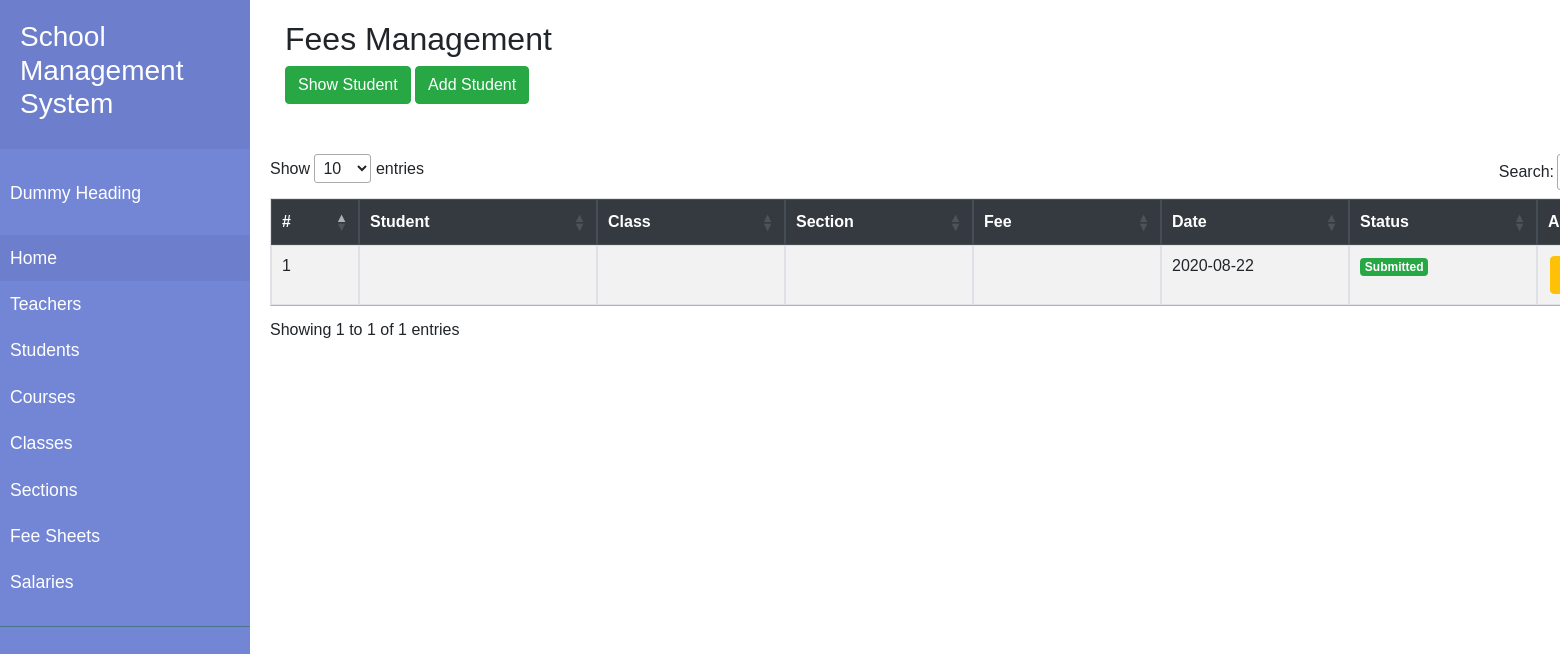
Before: /School/admin/index.php/manage_fee_sheets with the older database file.
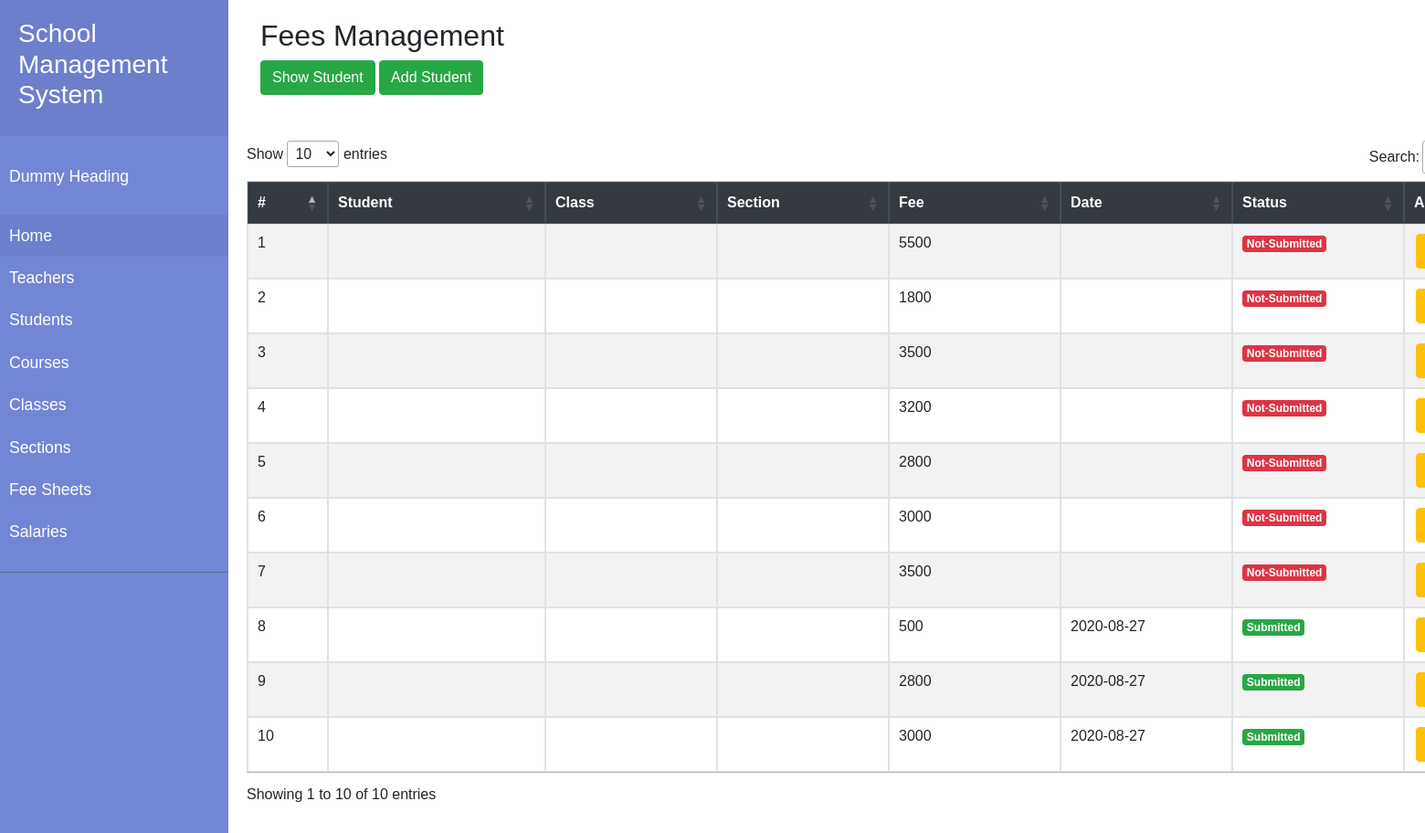
After: the same page with the newer database file.
### tables this page shows
CREATE TABLE `fee_sheets` (
  `fees_id` int(11) NOT NULL,
  `fees_student_id` int(11) NOT NULL,
  `fees_student_class_id` int(11) NOT NULL,
  `fees_student_class_section_id` int(11) NOT NULL,
  `fees_submitted_amount` float NOT NULL,
  `fees_submitted_date` date DEFAULT NULL,
  `fees_is_active` tinyint(1) NOT NULL DEFAULT 1 COMMENT '1=Active, 0=Inactive',
  `fees_is_submitted` tinyint(1) NOT NULL,
  `created` datetime NOT NULL DEFAULT current_timestamp()
);

### School/admin/application/controllers/Manage_Fee_Sheets.php (called while the page is built, shortened)
<?php
class Manage_Fee_Sheets extends CI_Controller
{
    function __construct()
    {
        $this->load->model('Fee_Sheet_model');
        $this->load->model('Student_model');
        $this->load->model('Class_model');
        $this->load->model('Section_model');
        $this->load->helper('form');
        $this->load->library('form_validation');
    }
    public function index()
    {
        $data['students'] = $this->Student_model->getSectionNames();
        $data['fee_sheets'] = $this->Fee_Sheet_model->getRows();
        $data['title'] = 'Submit Fee';
        $this->load->view('templates/header');
        $this->load->view('manage_fee_sheets/index', $data);
        $this->load->view('templates/footer');
    }
}

### School/admin/index.php (called while the page is built, shortened)
<?php
require_once BASEPATH.'core/CodeIgniter.php';

### School/admin/application/models/Fee_Sheet_model.php (called while the page is built, shortened)
<?php if (!defined('BASEPATH')) exit('No direct script access allowed');
class Fee_Sheet_model extends CI_Model
{
    function __construct()
    {
        $this->table = 'fee_sheets';
    }
    public function getRows($params = array())
    {
        $this->db->select('*');
        $this->db->from($this->table);
        $this->db->where("fees_is_active","1");
        if (array_key_exists("returnType", $params) && $params['returnType'] == 'count') {
            $result = $this->db->count_all_results();
        } else {
            if (array_key_exists("id", $params)) {
                $this->db->where('fees_id', $params['id']);
                $query = $this->db->get();
                $result = $query->row_array();
            } else {
                $this->db->order_by('created', 'desc');
                $query = $this->db->get();
                $result = ($query->num_rows() > 0) ? $query->result_array() : FALSE;
            }
        }
        return $result;
    }
}

### School/admin/application/views/manage_fee_sheets/index.php (the view, shortened to what this page needs)
<div class="container">
    <h2>Fees Management</h2>
    <div class="row">
        <div class="col-md-12 head">
            <div class="float-center mb-5">
                <a href="<?php echo base_url('Manage_Fee_Sheets/showStudents'); ?>" class="btn btn-success" style="margin-bottom: 2px;"><i class="plus"></i> Show Student</a>
                <a href="<?php echo base_url('Manage_Fee_Sheets/add'); ?>" class="btn btn-success" style="margin-bottom: 2px;"><i class="plus"></i> Add Student</a>
            </div>
        </div>
        <table id="table_id" class="table table-striped table-bordered" width="100%">
            <thead class="thead-dark">
                <tr>
                    <th style="min-width: 50px;">#</th>
                    <th style="min-width: 200px;">Student</th>
                    <th style="min-width: 150px;">Class</th>
                    <th style="min-width: 150px;">Section</th>
                    <th style="min-width: 150px;">Fee</th>
                    <th style="min-width: 150px;">Date</th>
                    <th style="min-width: 150px;">Status</th>
                    <th style="min-width: 200px;">Action</th>
                </tr>
            </thead>
            <tbody>
                <?php if (!empty($fee_sheets)) {
                    $i = 0;
                    foreach ($fee_sheets as $row) {
                        $i++;
                        $feeSheetStudent = $row['student_name'];
                        $feeStudentClass = $row['class_name'];
                        $feeStudentSection = $row['section_name'];
                        $feeSheetSubmittedAmount = $row['fees_submitted_amount'];
                        $feeSheetSubmittedDate = $row['fees_submitted_date'];
                        $feeIsSubmitted = $row['fees_is_submitted'];
                ?>
                        <tr>
                            <td><?php echo $i; ?></td>
                            <td><?php echo $feeSheetStudent; ?></td>
                            <td><?php echo $feeStudentClass; ?></td>
                            <td><?php echo $feeStudentSection; ?></td>
                            <td><?php echo $feeSheetSubmittedAmount; ?></td>
                            <td><?php echo $feeSheetSubmittedDate; ?></td>
                            <td><span class="badge <?php echo ($feeIsSubmitted == 1) ? 'badge-success' : 'badge-danger'; ?>"><?php echo ($feeIsSubmitted == 1) ? 'Submitted' : 'Not-Submitted'; ?></span></a></td>
                            <td style="display:flex;">
                                <a href="<?php echo base_url('manage_fee_sheets/edit/' . $row['fees_id']); ?>" class="btn btn-warning" style="margin:2px">Edit</a><br>
                                <a href="<?php echo base_url('manage_fee_sheets/delete/' . $row['fees_id']); ?>" class="btn btn-danger" style="margin:2px" onclick="return confirm('Are you sure to delete data?')?true:false;">Delete</a><br>
                            </td>
                        </tr>
                    <?php }
                } else { ?>
                    <tr>
                        <td colspan="6">No Fee(s) found...</td>
                    </tr>
                <?php } ?>
            </tbody>
        </table>
    </div>
</div>

Changed rows visible on the page:
removed fee_sheets: fees_submitted_date "2020-08-22", fees_is_submitted "Submitted"
added fee_sheets: fees_submitted_amount "5500", fees_is_submitted "Not-Submitted"
added fee_sheets: fees_submitted_amount "1800", fees_is_submitted "Not-Submitted"
added fee_sheets: fees_submitted_amount "3500", fees_is_submitted "Not-Submitted"
added fee_sheets: fees_submitted_amount "3200", fees_is_submitted "Not-Submitted"
added fee_sheets: fees_submitted_amount "2800", fees_is_submitted "Not-Submitted"
added fee_sheets: fees_submitted_amount "3000", fees_is_submitted "Not-Submitted"
added fee_sheets: fees_submitted_amount "3500", fees_is_submitted "Not-Submitted"
added fee_sheets: fees_submitted_amount "500", fees_submitted_date "2020-08-27", fees_is_submitted "Submitted"
added fee_sheets: fees_submitted_amount "2800", fees_submitted_date "2020-08-27", fees_is_submitted "Submitted"
added fee_sheets: fees_submitted_amount "3000", fees_submitted_date "2020-08-27", fees_is_submitted "Submitted"
Other visible differences:
text written by a page script: "Show entries Search: Showing 1 to 1 of 1 entries" → "Show entries Search: Showing 1 to 10 of 10 entries"
